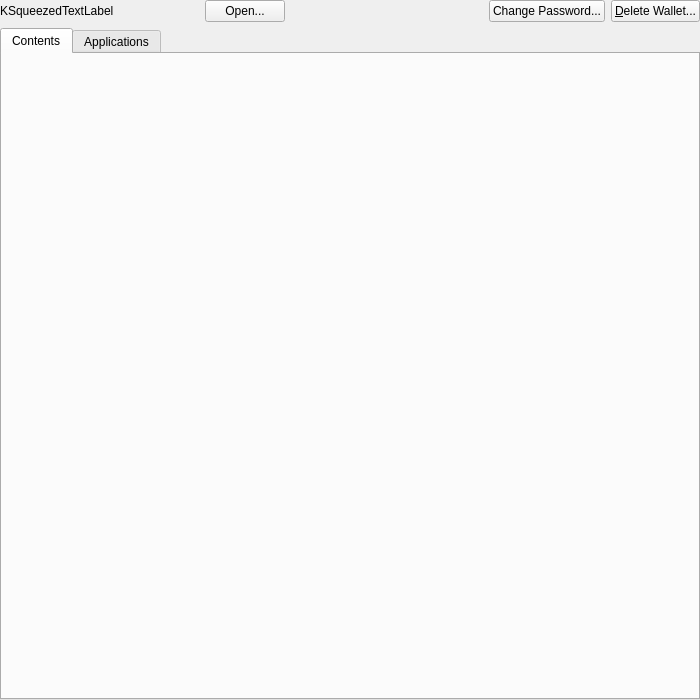
<?xml version="1.0" encoding="UTF-8"?>
<ui version="4.0">
 <class>WalletControlWidget</class>
 <widget class="QWidget" name="WalletControlWidget">
  <property name="geometry">
   <rect>
    <x>0</x>
    <y>0</y>
    <width>700</width>
    <height>700</height>
   </rect>
  </property>
  <layout class="QVBoxLayout" name="verticalLayout_2">
   <property name="leftMargin">
    <number>0</number>
   </property>
   <property name="topMargin">
    <number>0</number>
   </property>
   <property name="rightMargin">
    <number>0</number>
   </property>
   <property name="bottomMargin">
    <number>0</number>
   </property>
   <item>
    <layout class="QHBoxLayout" name="horizontalLayout">
     <item>
      <widget class="KSqueezedTextLabel" name="_stateLabel">
       <property name="sizePolicy">
        <sizepolicy hsizetype="MinimumExpanding" vsizetype="Fixed">
         <horstretch>0</horstretch>
         <verstretch>0</verstretch>
        </sizepolicy>
       </property>
       <property name="text">
        <string>KSqueezedTextLabel</string>
       </property>
      </widget>
     </item>
     <item>
      <widget class="QPushButton" name="_openClose">
       <property name="text">
        <string>Open...</string>
       </property>
      </widget>
     </item>
     <item>
      <spacer name="topSpacer">
       <property name="orientation">
        <enum>Qt::Horizontal</enum>
       </property>
       <property name="sizeType">
        <enum>QSizePolicy::Expanding</enum>
       </property>
       <property name="sizeHint" stdset="0">
        <size>
         <width>40</width>
         <height>20</height>
        </size>
       </property>
      </spacer>
     </item>
     <item>
      <widget class="QPushButton" name="_changePassword">
       <property name="text">
        <string>Change Password...</string>
       </property>
       <property name="icon">
        <iconset theme="password-copy"/>
       </property>
      </widget>
     </item>
     <item>
      <widget class="QPushButton" name="_removeWallet">
       <property name="text">
        <string>&amp;Delete Wallet...</string>
       </property>
       <property name="icon">
        <iconset theme="delete"/>
       </property>
      </widget>
     </item>
    </layout>
   </item>
   <item>
    <widget class="QTabWidget" name="_tabs">
     <property name="currentIndex">
      <number>0</number>
     </property>
     <widget class="QWidget" name="_contentsTab">
      <attribute name="icon">
       <iconset theme="wallet-closed">
        <normaloff>.</normaloff>.</iconset>
      </attribute>
      <attribute name="title">
       <string>Contents</string>
      </attribute>
      <layout class="QHBoxLayout" name="horizontalLayout_2">
       <property name="leftMargin">
        <number>0</number>
       </property>
       <property name="topMargin">
        <number>0</number>
       </property>
       <property name="rightMargin">
        <number>0</number>
       </property>
       <property name="bottomMargin">
        <number>0</number>
       </property>
       <item>
        <widget class="QFrame" name="_editorFrame">
         <property name="sizePolicy">
          <sizepolicy hsizetype="Preferred" vsizetype="Expanding">
           <horstretch>0</horstretch>
           <verstretch>0</verstretch>
          </sizepolicy>
         </property>
         <property name="frameShape">
          <enum>QFrame::NoFrame</enum>
         </property>
         <property name="frameShadow">
          <enum>QFrame::Plain</enum>
         </property>
         <property name="lineWidth">
          <number>0</number>
         </property>
         <layout class="QVBoxLayout" name="_editorFrameLayout">
          <property name="leftMargin">
           <number>0</number>
          </property>
          <property name="topMargin">
           <number>0</number>
          </property>
          <property name="rightMargin">
           <number>0</number>
          </property>
          <property name="bottomMargin">
           <number>0</number>
          </property>
         </layout>
        </widget>
       </item>
      </layout>
     </widget>
     <widget class="QWidget" name="_appsTab">
      <attribute name="icon">
       <iconset theme="start-here-kde">
        <normaloff>.</normaloff>.</iconset>
      </attribute>
      <attribute name="title">
       <string>Applications</string>
      </attribute>
      <layout class="QVBoxLayout" name="verticalLayout">
       <property name="leftMargin">
        <number>0</number>
       </property>
       <property name="topMargin">
        <number>0</number>
       </property>
       <property name="rightMargin">
        <number>0</number>
       </property>
       <property name="bottomMargin">
        <number>0</number>
       </property>
       <item>
        <widget class="QFrame" name="_applicationsFrame">
         <property name="frameShape">
          <enum>QFrame::NoFrame</enum>
         </property>
         <property name="frameShadow">
          <enum>QFrame::Plain</enum>
         </property>
         <property name="lineWidth">
          <number>0</number>
         </property>
         <layout class="QVBoxLayout" name="_applicationsFrameLayout">
          <property name="leftMargin">
           <number>0</number>
          </property>
          <property name="topMargin">
           <number>0</number>
          </property>
          <property name="rightMargin">
           <number>0</number>
          </property>
          <property name="bottomMargin">
           <number>0</number>
          </property>
         </layout>
        </widget>
       </item>
      </layout>
     </widget>
    </widget>
   </item>
  </layout>
 </widget>
 <customwidgets>
  <customwidget>
   <class>KSqueezedTextLabel</class>
   <extends>QLabel</extends>
   <header>ksqueezedtextlabel.h</header>
  </customwidget>
 </customwidgets>
 <tabstops>
  <tabstop>_openClose</tabstop>
  <tabstop>_changePassword</tabstop>
  <tabstop>_tabs</tabstop>
 </tabstops>
 <resources/>
 <connections>
  <connection>
   <sender>_openClose</sender>
   <signal>clicked()</signal>
   <receiver>WalletControlWidget</receiver>
   <slot>onOpenClose()</slot>
   <hints>
    <hint type="sourcelabel">
     <x>243</x>
     <y>23</y>
    </hint>
    <hint type="destinationlabel">
     <x>10</x>
     <y>122</y>
    </hint>
   </hints>
  </connection>
  <connection>
   <sender>_changePassword</sender>
   <signal>clicked()</signal>
   <receiver>WalletControlWidget</receiver>
   <slot>onChangePassword()</slot>
   <hints>
    <hint type="sourcelabel">
     <x>564</x>
     <y>17</y>
    </hint>
    <hint type="destinationlabel">
     <x>301</x>
     <y>271</y>
    </hint>
   </hints>
  </connection>
  <connection>
   <sender>_removeWallet</sender>
   <signal>clicked()</signal>
   <receiver>WalletControlWidget</receiver>
   <slot>onRemoveWallet()</slot>
   <hints>
    <hint type="sourcelabel">
     <x>616</x>
     <y>16</y>
    </hint>
    <hint type="destinationlabel">
     <x>671</x>
     <y>710</y>
    </hint>
   </hints>
  </connection>
 </connections>
 <slots>
  <slot>onOpenClose()</slot>
  <slot>onChangePassword()</slot>
  <slot>onRemoveWallet()</slot>
 </slots>
</ui>
